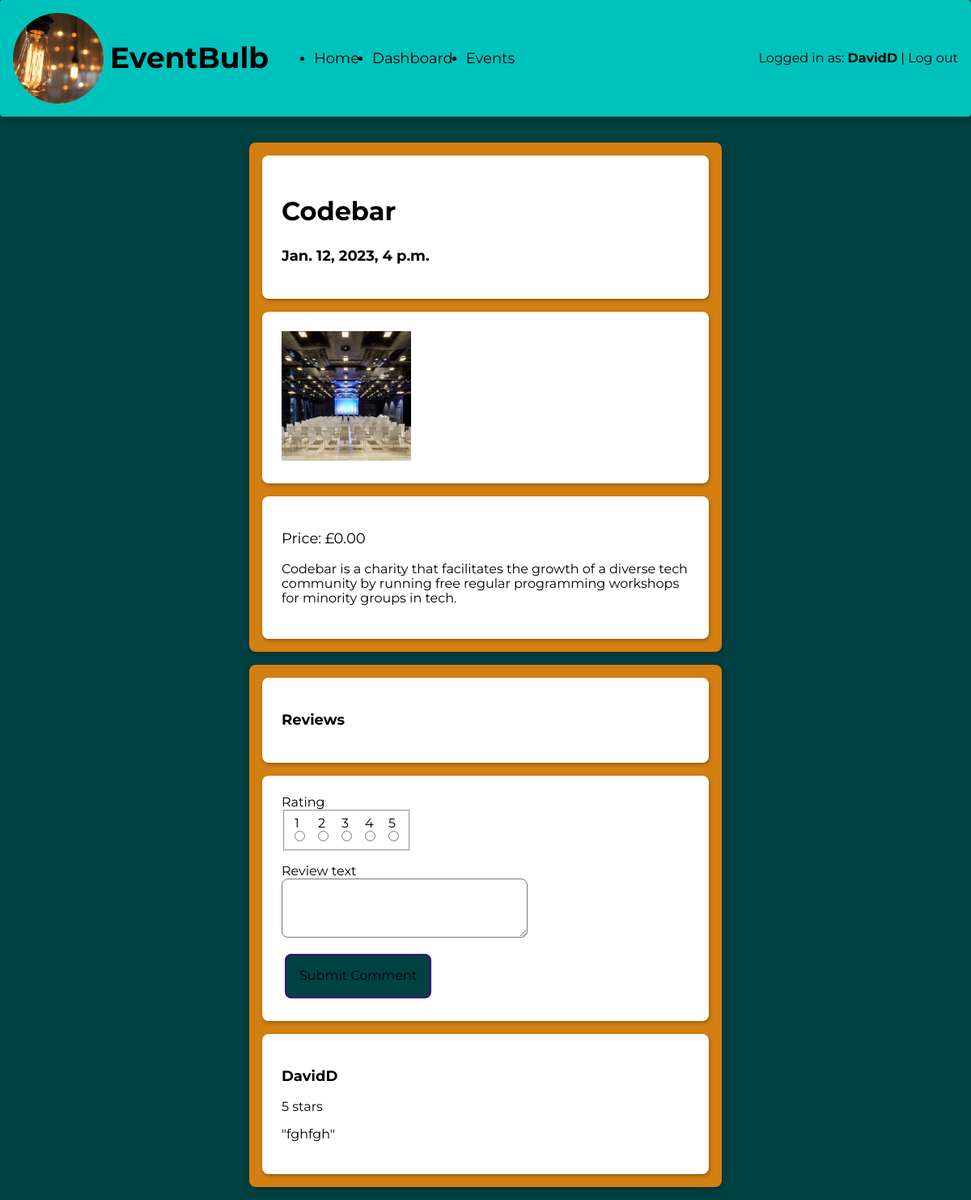
The page /events/2/ (signed in) on the database its author committed.
### events/models.py (models this page shows, shortened)
class Event(models.Model):
    title = models.CharField(max_length=255)
    description = models.TextField()
    datetime = models.DateTimeField(auto_now=False, auto_now_add=False)
    cost = models.DecimalField(max_digits=6, decimal_places=2)
    image = models.ImageField(upload_to='upload/', blank=True)

class Review(models.Model):
    class Rating(models.IntegerChoices):
        ONE = 1
        TWO = 2
        THREE = 3
        FOUR = 4
        FIVE = 5
    rating = models.IntegerField(choices=Rating.choices)
    text = models.TextField()
    event = models.ForeignKey(
        Event, on_delete=models.CASCADE, blank=True, null=True, related_name="reviews")
    profile = models.ForeignKey(
        "accounts.UserProfile", on_delete=models.CASCADE, blank=True, related_name="reviews")

### accounts/models.py (models this page shows)
class UserProfile(models.Model):
    user = models.OneToOneField(
        User, on_delete=models.CASCADE, related_name="profile")
    attending = models.ManyToManyField(
        Event, blank=True, related_name="attending")
    def __str__(self):
        return self.user.username

### events/views.py (the view)
# urls.py: path('<int:id>/', views.details, name="events_details"),
def details(request, id):
    eventFromDatabase = get_object_or_404(Event, id = id)
    return render(request, 'events/details.html', {'event': eventFromDatabase})

### templates/events/details.html (shortened to what this page needs)
{% extends 'base.html' %}
{% load static %}
{% block content %}
  <main class="wrap-content">
    <div class="card-background half-width event-details">
      <section class="card event-header">
        <div class="event-info">
          <h2 class="event-title">{{ event.title }}</h2>
          <h3>{{ event.datetime }}</h3>
        </div>
      </section>
      <section class="card">
        {% if event.image|length > 0 %}
    <img class="event-image" src="{{ event.image.url }}" alt="">
  {% else %}
    <img class="event-image" src="{% static 'images/image_placeholder.jpg' %}" alt="">
  {% endif %}
      </section>
      <section class="card">
        <p class="event-cost">Price: £{{ event.cost }}</p>
        <p>{{ event.description }}</p>
      </section>
    </div>
    {% if event.reviews.all|length > 0 or user.is_authenticated %}
      <div class="card-background half-width">
        <section class="card">
          <h3 class="larger-heading">Reviews</h3>
        </section>
        {% if user.is_authenticated %}
          <section class="card">
            <form class="review-form" action="{% url 'events_add_review' event.id %}" method="POST">
              <div class="input-group">
                <label for="ratings">Rating</label>
                <fieldset id="ratings" class="rating-group">
                  <label for="rating-1">1</label>
                  <label for="rating-2">2</label>
                  <label for="rating-3">3</label>
                  <label for="rating-4">4</label>
                  <label for="rating-5">5</label>
                  <input required type="radio" name="rating" value="1" id="rating-1">
                  <input required type="radio" name="rating" value="2" id="rating-2">
                  <input required type="radio" name="rating" value="3" id="rating-3">
                  <input required type="radio" name="rating" value="4" id="rating-4">
                  <input required type="radio" name="rating" value="5" id="rating-5">
                </fieldset>
              </div>
              <div class="input-group full-width">
                <label for="review-text">Review text</label>
                <textarea name="review-text" id="review-text" cols="30" rows="3"></textarea>
              </div>
              <button class="button yellow" type="submit">Submit Comment</button>
            </form>
          </section>
        {% endif %}
        <div class="reviews-scroller">
          {% for review in event.reviews.all %}
            <section class="card">
                <h3>{{ review.profile }}</h3>
                <p>{{ review.rating }} stars</p>
                {% if review.text|length > 0 %}
                  <p>"{{ review.text }}"</p>
                {% endif %}
            </section>
          {% endfor %}
        </div>
      </div>
    {% endif %}
  </main>
{% endblock %}

### templates/base.html (shortened to what this page needs)
{% load static %}
<!DOCTYPE html>
<html lang="en">
<head>
  <link href="https://cdnjs.cloudflare.com/ajax/libs/normalize/8.0.1/normalize.min.css" rel="stylesheet">
  <link href="https://cdnjs.cloudflare.com/ajax/libs/meyer-reset/2.0/reset.min.css" rel="stylesheet">
  <link rel="stylesheet" href="{% static 'css/style.css' %}">
</head>
<body>
  <header class="navbar">
    <section>
      <img class="logo" src="{% static 'images/logo.jpg' %}" alt="EventBulb Logo">
      <h1 class="site-heading">EventBulb</h1>
      <nav>
        <ul>
          <li>
            <a href="{% url 'information_home' %}">Home</a>
          </li>
          {% if user.is_authenticated %}
            <li>
              <a href="{% url 'events_dashboard' %}">Dashboard</a>
            </li>
          {% endif %}
          <li>
            <a href="{% url 'events_list' %}">Events</a>
          </li>
        </ul>
      </nav>
    </section>
    <nav class="auth-nav">
      {% if user.is_authenticated %}
        <span>Logged in as: <span class="logged-in-username">{{ user.username }}</span></span>
        <span> | </span>
        <a href="{% url 'accounts_logout' %}">Log out</a>
      {% else %}
        <a href="{% url 'accounts_login' %}">Log In</a>
        <span> | </span>
        <a href="{% url 'accounts_register' %}">Register</a>
      {% endif %}
    </nav>
  </header>
  {% block content %}
  {% endblock content %}
</body>
</html>

### static/css/style.css (style rules this page uses)
:root { --shadow: 1px 2px 8px rgba(0,0,0,0.3); --shadow-small: 1px 2px 4px rgba(0,0,0,0.3); --yellow : #004142; --yellow-accent: #3c0085; --gray: #ffffff; --gray-accent: #ff8400; --gray-light: #d37f11; --red: #941717; --red-accent: #7e0d0d; }
body { background-color: var(--yellow); display: flex; flex-direction: column; height: 100vh; font-family: 'Montserrat', Helvetica, Arial, sans-serif; }
a { color: inherit; text-decoration: inherit; }
h2 { font-size: 1.25rem; }
h3 { font-size: 1.125rem; }
.navbar { display: grid; grid-template-columns: 1fr 1fr; align-items: center; background-color: rgb(0, 194, 188); border-radius: 0.25rem; padding: 1rem; box-shadow: var(--shadow) }
.navbar > section { display: flex; align-items: center; }
.navbar .logo { margin-right: 0.5rem; height: 7rem; width: 7rem; object-fit: cover; border-radius: 100%; }
.site-heading { font-size: 1.5rem; }
.navbar .site-heading { font-size: 2.25rem; margin-right: 1rem; }
.navbar > .auth-nav { justify-self: flex-end; }
.navbar nav > ul { display: flex; align-items: center; }
.navbar nav > ul > li { margin-right: 1rem; }
.navbar nav > ul > li > a, .navbar nav > ul > li > span { font-size: 1.125rem; }
.logged-in-username { font-weight: bold; }
main { margin: 1rem; padding: 1rem; display: grid; gap: 1rem; flex-grow: 1; flex-shrink: 1; }
.card-background { background-color: var(--gray-light); padding: 0.5rem; box-shadow: var(--shadow); border-radius: 0.5rem; display: flex; flex-direction: column; }
.card { margin: 0.5rem; padding: 1.5rem; background-color: rgb(255, 255, 255); border-radius: 0.5rem; box-shadow: var(--shadow-small) }
.wrap-content { align-items: flex-start; flex-grow: 0; }
input[type="text"], input[type="password"], textarea { padding: 0.5rem; background-color: var(--gray); border-radius: 0.5rem; }
.button { padding: 1rem; border-radius: 0.5rem; min-width: 175px; margin: 0.25rem; box-sizing: border-box; transition: background-color 150ms; text-align: center; cursor: pointer; }
.button.yellow { background-color: var(--yellow); border: 2px solid var(--yellow-accent); }
.half-width { justify-self: center; width: 50%; }
.event-image { background-color: var(--gray); object-fit: cover; width: 10rem; height: 10rem; margin-right: 0.5rem; }
.event-title { font-size: 2rem; }
.event-details .event-header { display: flex; align-items: center; justify-content: space-between; }
.event-details .event-cost { font-size: 1.125rem; }
.review-form { display: flex; flex-direction: column; align-items: flex-start; }
.review-form .input-group { display: grid; grid-template-columns: 1fr; margin-bottom: 1rem; flex-grow: 1; }
.review-form button { justify-self: flex-end; }
.review-form .rating-group { display: grid; grid-template-columns: repeat(5, 1fr); column-gap: 1rem; }
.review-form .rating-group > label { align-self: flex-end; }
.review-form .rating-group > input { align-self: flex-start; }
.reviews-scroller { max-height: 500px; overflow-y: scroll; }

### rows shown on the page
Event: title "Codebar", datetime "Jan. 12, 2023, 4 p.m.", cost "0.00", description "Codebar is a charity that facilitates the growth of a diverse tech community by running free regular programming workshops for minority groups in tech."
Review: profile "DavidD", rating "5", text "fghfgh"

### other values the page prints
{{ user.username }} "DavidD"
